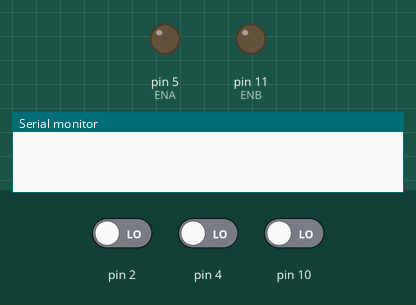
The sketch below on a simulated Arduino Uno, built with avr-gcc and run on an emulated ATmega328P. On the bench: output pins drawn as LEDs (lit = HIGH), the last lines printed to the serial monitor. Inputs (shaded band) come from the test bench; at power-on: pin 2 LOW, pin 4 LOW, pin 10 LOW.

Above: at 1.2 s.
1.3 s: pin 2 driven HIGH
At 1.8 s:
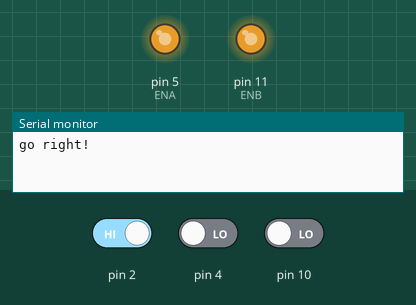
2.8 s: pin 2 driven LOW and pin 4 driven HIGH
4.7 s: pin 4 driven LOW and pin 10 driven HIGH
Timing chart, 0 to 7.7 s (numbered marks = the images above; inputs shaded):
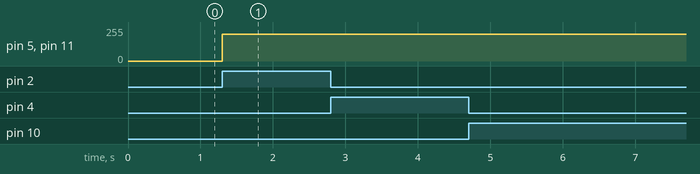

The sketch:

Line_tracking_car.ino
```cpp
//www.elegoo.com

#define LT1 digitalRead(10)
#define LT2 digitalRead(4)
#define LT3 digitalRead(2)

#define ENA 5
#define ENB 11
#define IN1 6
#define IN2 7
#define IN3 8
#define IN4 9

#define ABS 200

void forward(){
  analogWrite(ENA, ABS);
  analogWrite(ENB, ABS);
  digitalWrite(IN1, HIGH);
  digitalWrite(IN2, LOW);
  digitalWrite(IN3, LOW);
  digitalWrite(IN4, HIGH);
  Serial.println("go forward!");
}

void back(){
  analogWrite(ENA, ABS);
  analogWrite(ENB, ABS);
  digitalWrite(IN1, LOW);
  digitalWrite(IN2, HIGH);
  digitalWrite(IN3, HIGH);
  digitalWrite(IN4, LOW);
  Serial.println("go back!");
}

void left(){
  analogWrite(ENA, ABS);
  analogWrite(ENB, ABS);
  digitalWrite(IN1, HIGH);
  digitalWrite(IN2, LOW);
  digitalWrite(IN3, HIGH);
  digitalWrite(IN4, LOW);
  Serial.println("go left!");
}

void right(){
  analogWrite(ENA, ABS);
  analogWrite(ENB, ABS);
  digitalWrite(IN1, LOW);
  digitalWrite(IN2, HIGH);
  digitalWrite(IN3, LOW);
  digitalWrite(IN4, HIGH);
  Serial.println("go right!");
}

void stop(){
   digitalWrite(ENA, LOW);
   digitalWrite(ENB, LOW);
   Serial.println("Stop!");
}

void setup(){
  Serial.begin(9600);
}

void loop() {
  if(LT2){
    forward();
  }
  else if(LT1) {
    left();
    while(LT1);
  }
  else if(LT3) {
    right();
    while(LT3);
  }
}
```

Measured:
- after the input at 1.3 s, pin 5 (ENA), pin 11 (ENB): 0/255 → 200/255 at once
